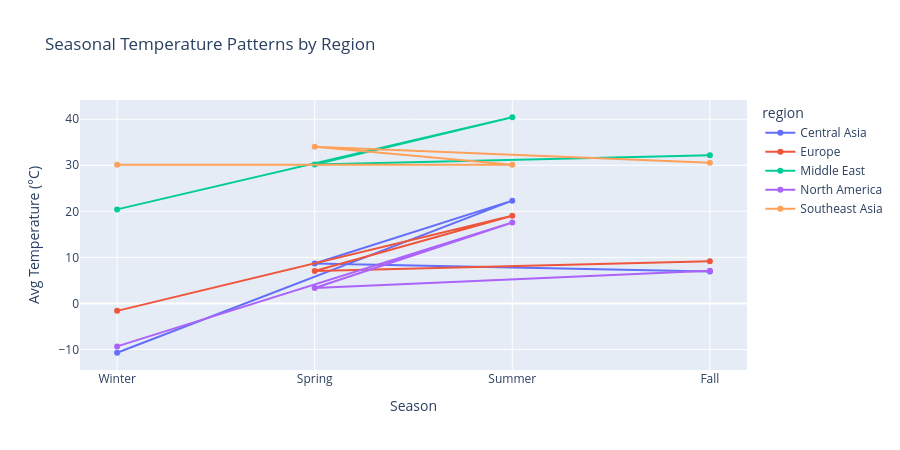

Here is the notebook cell this chart was saved with:
### Markdown cell above
Insights:

**Top 10 Hottest Countries Insights:**
- **UAE and Qatar tie at ~32°C** — both are small Gulf states dominated by desert climate with extreme summer heat and warm winters.
- **Cambodia, Thailand, Myanmar, Bangladesh** — Southeast Asian countries with consistently high temperatures year-round driven by tropical monsoon climate, low std confirms minimal seasonal variation.
- **Kuwait and Saudi Arabia** show the highest std among hot countries (~10°C) — they experience scorching summers (49°C) but surprisingly cold winters (6–7°C), making them climatically extreme in both directions.
- **Djibouti at 31.31°C** — the only African country in the top 10, located in the Horn of Africa where the Red Sea and Gulf of Aden create a persistently hot and arid climate.

**Top 10 Coldest Countries Insights:**
- **Mongolia is the coldest country (3.55°C)** with the highest std (15.56°C) — Ulaanbaatar is the world's coldest capital city, experiencing -29.8°C winters yet reaching 34.3°C in summer.
- **Canada (4.78°C)** — represented primarily by Ottawa which experiences harsh continental winters despite being in North America.
- **Iceland (5.50°C) with low std (4.61°C)** — surprisingly stable despite being cold, thanks to the moderating influence of the Gulf Stream on its oceanic climate.
- **United States appearing in coldest list** — likely because the dataset captures northern/inland cities rather than the full geographic spread.
- **Kazakhstan and Russia** — vast continental landmasses with extreme temperature swings, both showing std above 12°C.

**Top 10 Most Climatically Variable Countries Insights:**
- **Mongolia leads variability (std=15.56°C)** — a 64°C annual range (-29.8°C to 34.3°C) makes it the most extreme climate in the dataset.
- **Iraq appears in both hottest AND most variable lists** — summers reach 49.1°C while winters drop to 2°C, a 47°C annual swing driven by its desert continental climate.
- **Armenia and Kyrgyzstan** — high-altitude landlocked countries with cold winters and hot summers, classic highland continental climate.
- **Romania, Ukraine, Macedonia** — Eastern European countries on the boundary between oceanic and continental climates, experiencing both Western European mild periods and Russian-style cold snaps.

**Temperature by Region:**
- Southeast Asia (31.14°C) and Middle East (30.85°C) are the hottest regions, but for different reasons — Southeast Asia is driven by tropical humidity while the Middle East is driven by desert heat. ✅
- North America (4.78°C) and Central Asia (6.68°C) are the coldest — both dominated by single cold-climate capitals (Ottawa, Ulaanbaatar) in our dataset.
- Middle East shows the widest range (2°C to 49.2°C) — Gulf countries experience extreme summers but surprisingly cold winters.
- Southeast Asia has the lowest std (3.33°C) — the most climatically stable region, consistent tropical heat year-round. ✅

**Humidity by Region:**
- North America leads humidity at 82.99% — driven by Ottawa's humid continental climate.
- Middle East has the lowest humidity at 36.06% — classic desert arid conditions despite being the hottest region. This confirms the heat is dry, not humid. ✅
- Europe at 72.74% — consistently moderate humidity typical of temperate oceanic climates.
- Central Asia at 61.33% — moderate humidity despite extreme cold, consistent with steppe climate zones.

### Code cell
fig, axes = plt.subplots(1, 2, figsize=(14, 5))

# Temperature by region
colors_temp = ['steelblue', 'cornflowerblue', 'tomato', 'royalblue', 'orangered']
axes[0].barh(region_temp['region'], region_temp['mean'], 
             color=colors_temp, edgecolor='white')
axes[0].set_title('Average Temperature by Region')
axes[0].set_xlabel('Temperature (°C)')
axes[0].invert_yaxis()

# Humidity by region
humidity_data = weather_data_engineered.dropna(subset=['region'])\
    .groupby('region')['humidity'].mean().reset_index()
colors_hum = ['steelblue', 'cornflowerblue', 'tomato', 'royalblue', 'orangered']
axes[1].barh(humidity_data['region'], humidity_data['humidity'],
             color=colors_hum, edgecolor='white')
axes[1].set_title('Average Humidity by Region')
axes[1].set_xlabel('Humidity (%)')
axes[1].invert_yaxis()

plt.tight_layout()
plt.show()

# Seasonal temperature by region
region_seasonal = (
    weather_data_engineered.dropna(subset=['region'])
    .groupby(['region', 'season'])['temperature_celsius']
    .mean()
    .reset_index()
)

fig = px.line(
    region_seasonal,
    x='season',
    y='temperature_celsius',
    color='region',
    markers=True,
    title='Seasonal Temperature Patterns by Region',
    labels={'temperature_celsius': 'Avg Temperature (°C)', 
            'season': 'Season'},
    category_orders={'season': ['Winter', 'Spring', 'Summer', 'Fall']}
)
fig.update_layout(height=450)
fig.show()

### Figure 1 — Plotly figure (JSON) as saved in the notebook; plotly's stock layout.template omitted (floating-point values rounded to 4 significant figures)
{"data": [{"hovertemplate": "region=Central Asia<br>Season=%{x}<br>Avg Temperature (°C)=%{y}<extra></extra>", "legendgroup": "Central Asia", "line": {"color": "#636efa", "dash": "solid"}, "marker": {"symbol": "circle"}, "mode": "lines+markers", "name": "Central Asia", "orientation": "v", "showlegend": true, "type": "scatter", "x": ["Fall", "Spring", "Summer", "Winter"], "xaxis": "x", "y": [6.913, 8.665, 22.32, -10.71], "yaxis": "y"}, {"hovertemplate": "region=Europe<br>Season=%{x}<br>Avg Temperature (°C)=%{y}<extra></extra>", "legendgroup": "Europe", "line": {"color": "#EF553B", "dash": "solid"}, "marker": {"symbol": "circle"}, "mode": "lines+markers", "name": "Europe", "orientation": "v", "showlegend": true, "type": "scatter", "x": ["Fall", "Spring", "Summer", "Winter"], "xaxis": "x", "y": [9.183, 7.044, 19.04, -1.613], "yaxis": "y"}, {"hovertemplate": "region=Middle East<br>Season=%{x}<br>Avg Temperature (°C)=%{y}<extra></extra>", "legendgroup": "Middle East", "line": {"color": "#00cc96", "dash": "solid"}, "marker": {"symbol": "circle"}, "mode": "lines+markers", "name": "Middle East", "orientation": "v", "showlegend": true, "type": "scatter", "x": ["Fall", "Spring", "Summer", "Winter"], "xaxis": "x", "y": [32.16, 30.17, 40.43, 20.43], "yaxis": "y"}, {"hovertemplate": "region=North America<br>Season=%{x}<br>Avg Temperature (°C)=%{y}<extra></extra>", "legendgroup": "North America", "line": {"color": "#ab63fa", "dash": "solid"}, "marker": {"symbol": "circle"}, "mode": "lines+markers", "name": "North America", "orientation": "v", "showlegend": true, "type": "scatter", "x": ["Fall", "Spring", "Summer", "Winter"], "xaxis": "x", "y": [7.115, 3.356, 17.58, -9.333], "yaxis": "y"}, {"hovertemplate": "region=Southeast Asia<br>Season=%{x}<br>Avg Temperature (°C)=%{y}<extra></extra>", "legendgroup": "Southeast Asia", "line": {"color": "#FFA15A", "dash": "solid"}, "marker": {"symbol": "circle"}, "mode": "lines+markers", "name": "Southeast Asia", "orientation": "v", "showlegend": true, "type": "scatter", "x": ["Fall", "Spring", "Summer", "Winter"], "xaxis": "x", "y": [30.53, 34.04, 30.12, 30.11], "yaxis": "y"}], "layout": {"height": 450, "legend": {"title": {"text": "region"}, "tracegroupgap": 0}, "title": {"text": "Seasonal Temperature Patterns by Region"}, "xaxis": {"anchor": "y", "categoryarray": ["Winter", "Spring", "Summer", "Fall"], "categoryorder": "array", "domain": [0, 1], "title": {"text": "Season"}}, "yaxis": {"anchor": "x", "domain": [0, 1], "title": {"text": "Avg Temperature (°C)"}}}}
